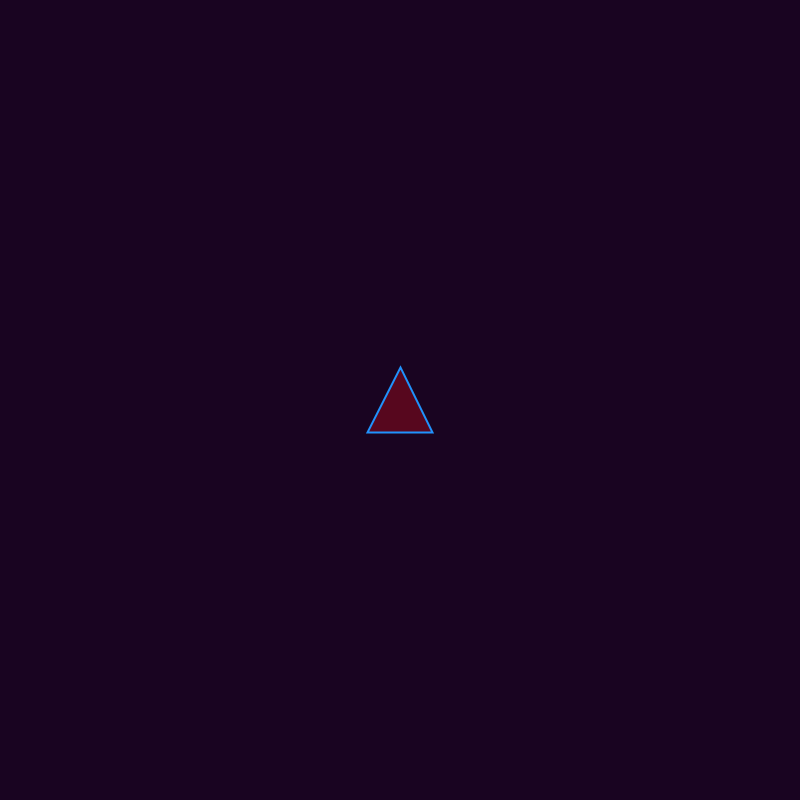
Frame 1 (no input)
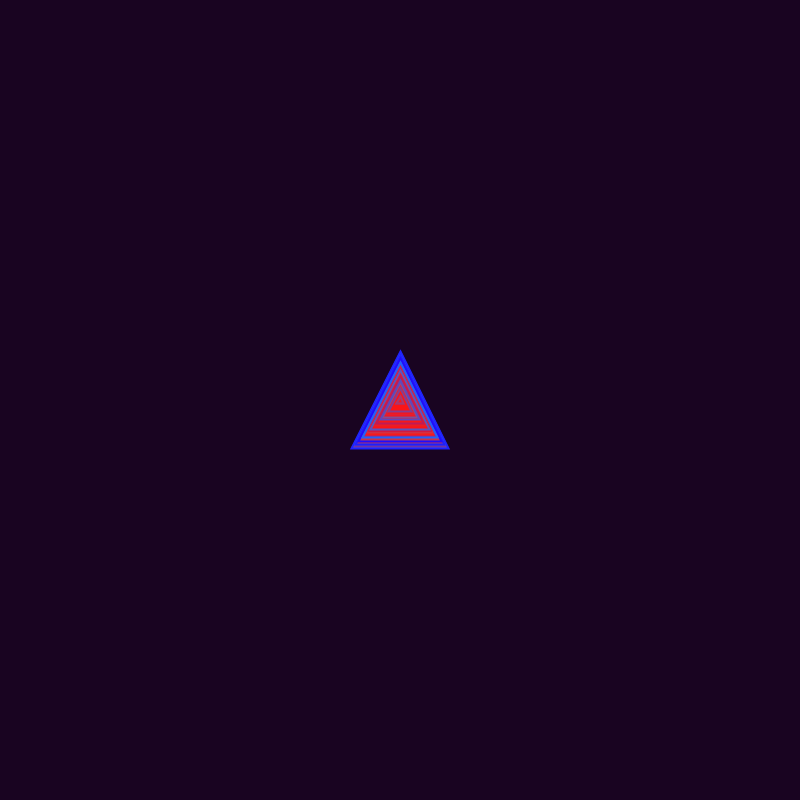
Frame 60 (the mouse pressed at the canvas centre just before this capture)
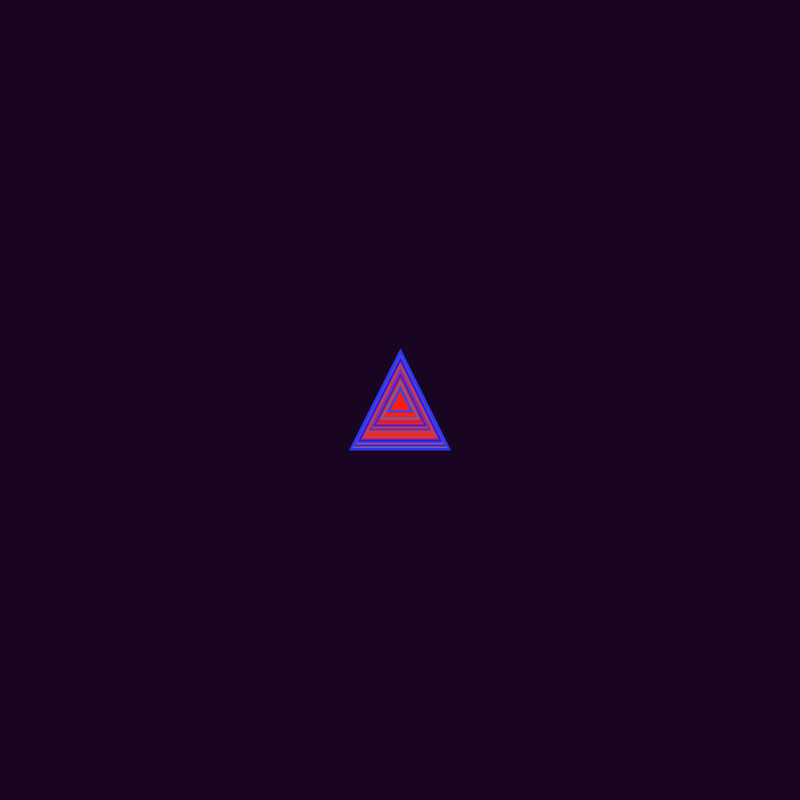
Frame 120 (the mouse held since frame 60 and released just before this capture)

The Processing sketch that drew these frames (run headless with seeded random() and noise(); from frame 60 on, the mouse is pressed at the canvas centre):

// Processing sketch: processing_84724
// ── processing_84724.pde

void setup(){
// styling
smooth();
background(#190421);
size(800,800);
//taille du sketch
// start in center
mouseX=width/2; mouseY=height/2;
}
void draw() {
// rayon aléatoire
float r = random(100);
// couleur aléatoire

fill(250,random(61),23,70);
//couleur aléatoire
stroke(32,random(154),252);
//contour aléatoire
strokeWeight(2);
// épaisseur du contour aléatoire
float x = mouseX;
float y = mouseY;
float z = r/2;
//les triangles partent du centre.
//triangle(x-z,y-z,x,y+z,x+z,y-z);
triangle(x-z,y+z,x,y-z,x+z,y+z);
}
